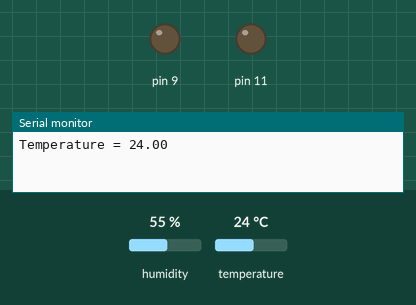
A sketch run on a simulated Arduino Uno, built with avr-gcc and run on an emulated ATmega328P. Shown: output pins drawn as LEDs (lit = HIGH), the last lines printed to the serial monitor. Inputs (shaded band) come from the test bench; at power-on: humidity 55 %, temperature 24 °C.

Above: at 0.1 s.
At 1.1 s:
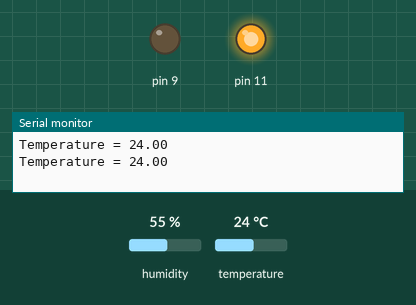
Timing chart, 0 to 2.6 s (numbered marks = the images above):
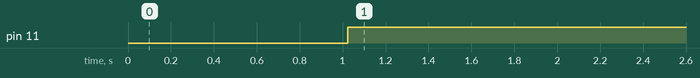

Measured:
- by itself, pin 11: LOW → HIGH at 1.0 s

The sketch:

DHT.ino
```cpp
 #include "dht.h"
#define DHT11_PIN 3
dht DHT;
void setup()
{
  Serial.begin(9600);
  pinMode(9,OUTPUT);
  pinMode(11,OUTPUT);
}

void loop()
{
  DHT.read11(DHT11_PIN);
  Serial.print("Temperature = ");
  Serial.println(DHT.temperature);
  delay(1000);
   analogWrite(11,255);
   digitalWrite(9,LOW);
 /*else if(DHT.temperature>=19&&DHT.temperature<25)
 {
   digitalWrite(9,LOW);
   analogWrite(11,191);
 }
 else if(DHT.temperature>=13&&DHT.temperature<19)
 {
   digitalWrite(9,LOW);
   analogWrite(11,127);
 }
 else if(DHT.temperature>=8&&DHT.temperature<13)
 {
   digitalWrite(9,LOW);
   analogWrite(11,63);
 }
 else if(DHT.temperature<8)
 {
   digitalWrite(9,LOW);
   analogWrite(11,0);
 }*/
}
```
